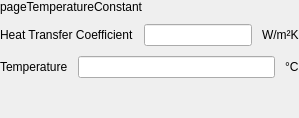
         <widget class="QWidget" name="pageTemperatureConstant">
          <property name="sizePolicy">
           <sizepolicy hsizetype="Preferred" vsizetype="Preferred">
            <horstretch>0</horstretch>
            <verstretch>1</verstretch>
           </sizepolicy>
          </property>
          <layout class="QVBoxLayout" name="verticalLayoutPageTemperatureConstant">
           <property name="spacing">
            <number>10</number>
           </property>
           <property name="leftMargin">
            <number>0</number>
           </property>
           <property name="topMargin">
            <number>0</number>
           </property>
           <property name="rightMargin">
            <number>0</number>
           </property>
           <property name="bottomMargin">
            <number>0</number>
           </property>
           <item>
            <widget class="QLabel" name="labelPageTemperatureConstant">
             <property name="text">
              <string>pageTemperatureConstant</string>
             </property>
            </widget>
           </item>
           <item>
            <layout class="QHBoxLayout" name="horizontalLayoutTemperatureConstantHeatTransferCoefficient">
             <item>
              <widget class="QLabel" name="labelTemperatureConstantHeatTransferCoefficient">
               <property name="text">
                <string>Heat Transfer Coefficient</string>
               </property>
              </widget>
             </item>
             <item>
              <widget class="QtExt::ValidatingLineEdit" name="lineEditTemperatureConstantHeatTransferCoefficient"/>
             </item>
             <item>
              <widget class="QLabel" name="labelTemperatureConstantHeatTransferCoefficientUnit">
               <property name="text">
                <string>W/m²K</string>
               </property>
              </widget>
             </item>
            </layout>
           </item>
           <item>
            <layout class="QHBoxLayout" name="horizontalLayoutTemperatureConstantTemperature">
             <item>
              <widget class="QLabel" name="labelTemperatureConstantTemperature">
               <property name="text">
                <string>Temperature</string>
               </property>
              </widget>
             </item>
             <item>
              <widget class="QtExt::ValidatingLineEdit" name="lineEditTemperatureConstantTemperature">
               <property name="maximumSize">
                <size>
                 <width>217</width>
                 <height>16777215</height>
                </size>
               </property>
              </widget>
             </item>
             <item>
              <widget class="QLabel" name="labelTemperatureConstantTemperatureUnit">
               <property name="maximumSize">
                <size>
                 <width>48</width>
                 <height>16777215</height>
                </size>
               </property>
               <property name="text">
                <string>°C</string>
               </property>
              </widget>
             </item>
            </layout>
           </item>
           <item>
            <spacer name="verticalSpacerTemperatureConstant">
             <property name="orientation">
              <enum>Qt::Vertical</enum>
             </property>
             <property name="sizeHint" stdset="0">
              <size>
               <width>20</width>
               <height>40</height>
              </size>
             </property>
            </spacer>
           </item>
          </layout>
         </widget>
